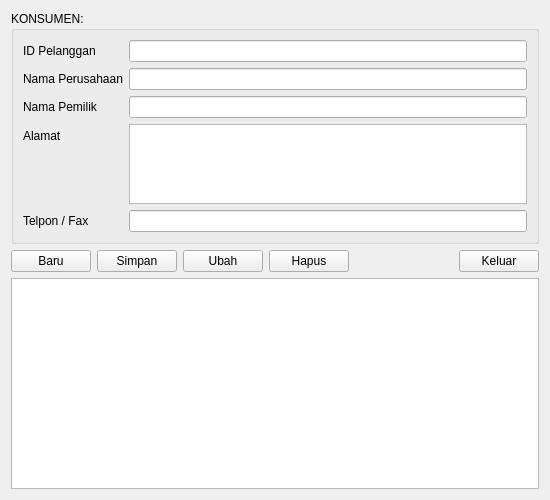
<?xml version="1.0" encoding="UTF-8"?>
<ui version="4.0">
 <class>Form</class>
 <widget class="QWidget" name="Form">
  <property name="geometry">
   <rect>
    <x>0</x>
    <y>0</y>
    <width>550</width>
    <height>500</height>
   </rect>
  </property>
  <property name="windowTitle">
   <string>Form Konsumen</string>
  </property>
  <layout class="QVBoxLayout" name="verticalLayout">
   <item>
    <widget class="QGroupBox" name="groupBox">
     <property name="title">
      <string>KONSUMEN:</string>
     </property>
     <layout class="QFormLayout" name="formLayout">
      <item row="0" column="0">
       <widget class="QLabel" name="label">
        <property name="text">
         <string>ID Pelanggan</string>
        </property>
       </widget>
      </item>
      <item row="0" column="1">
       <widget class="QLineEdit" name="lineEdit_IdPelanggan"/>
      </item>
      <item row="1" column="0">
       <widget class="QLabel" name="label_2">
        <property name="text">
         <string>Nama Perusahaan</string>
        </property>
       </widget>
      </item>
      <item row="1" column="1">
       <widget class="QLineEdit" name="lineEdit_NamaPerusahaan"/>
      </item>
      <item row="2" column="0">
       <widget class="QLabel" name="label_3">
        <property name="text">
         <string>Nama Pemilik</string>
        </property>
       </widget>
      </item>
      <item row="2" column="1">
       <widget class="QLineEdit" name="lineEdit_NamaPemilik"/>
      </item>
      <item row="3" column="0">
       <widget class="QLabel" name="label_4">
        <property name="text">
         <string>Alamat</string>
        </property>
       </widget>
      </item>
      <item row="3" column="1">
       <widget class="QTextEdit" name="textEdit_Alamat">
        <property name="maximumSize">
         <size>
          <width>16777215</width>
          <height>80</height>
         </size>
        </property>
       </widget>
      </item>
      <item row="4" column="0">
       <widget class="QLabel" name="label_5">
        <property name="text">
         <string>Telpon / Fax</string>
        </property>
       </widget>
      </item>
      <item row="4" column="1">
       <widget class="QLineEdit" name="lineEdit_Telpon"/>
      </item>
     </layout>
    </widget>
   </item>
   <item>
    <widget class="QFrame" name="frame">
     <layout class="QHBoxLayout" name="horizontalLayout">
      <property name="leftMargin">
       <number>0</number>
      </property>
      <property name="topMargin">
       <number>0</number>
      </property>
      <property name="rightMargin">
       <number>0</number>
      </property>
      <property name="bottomMargin">
       <number>0</number>
      </property>
      <item>
       <widget class="QPushButton" name="pushButton_Baru">
        <property name="text">
         <string>Baru</string>
        </property>
       </widget>
      </item>
      <item>
       <widget class="QPushButton" name="pushButton_Simpan">
        <property name="text">
         <string>Simpan</string>
        </property>
       </widget>
      </item>
      <item>
       <widget class="QPushButton" name="pushButton_Ubah">
        <property name="text">
         <string>Ubah</string>
        </property>
       </widget>
      </item>
      <item>
       <widget class="QPushButton" name="pushButton_Hapus">
        <property name="text">
         <string>Hapus</string>
        </property>
       </widget>
      </item>
      <item>
       <spacer name="horizontalSpacer">
        <property name="orientation">
         <enum>Qt::Horizontal</enum>
        </property>
        <property name="sizeHint" stdset="0">
         <size>
          <width>40</width>
          <height>20</height>
         </size>
        </property>
       </spacer>
      </item>
      <item>
       <widget class="QPushButton" name="pushButton_Keluar">
        <property name="text">
         <string>Keluar</string>
        </property>
       </widget>
      </item>
     </layout>
    </widget>
   </item>
   <item>
    <widget class="QTableWidget" name="tableWidget"/>
   </item>
  </layout>
 </widget>
 <resources/>
 <connections/>
</ui>
